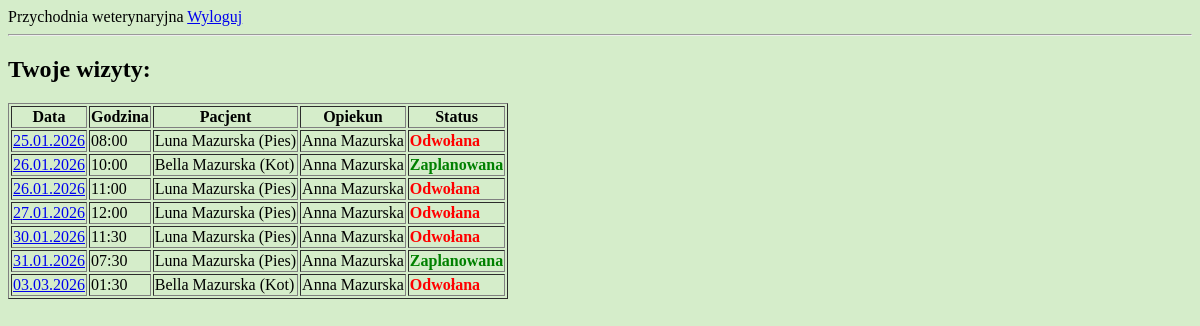
The page /przychodnia/wizyty/lista/ (signed in) on the database as committed earlier.
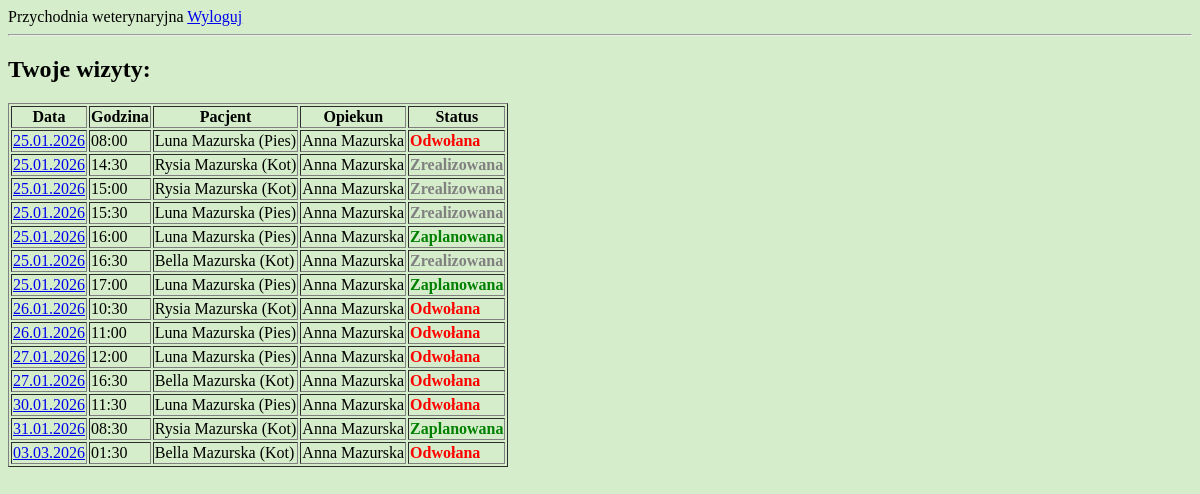
The same page on the database as committed later.
### przychodnia/models.py (models this page shows, shortened)
class Wizyta(models.Model):
    zwierze = models.ForeignKey(Zwierze, on_delete = models.CASCADE)
    weterynarz = models.ForeignKey(Weterynarz, on_delete = models.PROTECT)
    data_wizyty = models.DateField()  # warunek: weterynarz jest dostepny (grafik dostepnosci + inne wizyty)
    godzina_wizyty = models.TimeField()
    status = models.IntegerField(choices = STATUS_WIZYTA.choices, default = STATUS_WIZYTA.Zaplanowana)
    notatka = models.TextField(blank = True)
    class Meta:
        verbose_name_plural = "Wizyty"
        ordering = ['data_wizyty', 'godzina_wizyty', 'status']

class Zwierze(models.Model):
    imie = models.CharField(max_length = 50)
    opiekun = models.ForeignKey(Opiekun, on_delete = models.PROTECT)
    gatunek = models.IntegerField(choices = GATUNEK.choices)
    plec = models.IntegerField(choices = PLEC_ZWIERZE.choices)
    data_urodzenia = models.DateField(blank = True, null = True)
    data_dodania = models.DateTimeField(auto_now_add = True, editable = False)
    class Meta:
        verbose_name_plural = "Zwierzeta"
        ordering = ['opiekun__nazwisko', 'gatunek', 'imie']

class Opiekun(models.Model):
    user = models.OneToOneField(User, on_delete=models.CASCADE)  # polaczenie profilu opiekuna z kontem uzytkownika User
    imie = models.CharField(max_length = 50)
    nazwisko = models.CharField(max_length = 100)
    plec = models.IntegerField(choices = PLEC_OSOBA.choices)
    data_dodania = models.DateTimeField(auto_now_add = True, editable = False)
    class Meta:
        verbose_name_plural = "Opiekunowie"
        ordering = ['nazwisko', 'imie']

### przychodnia/views.py (the view)
# urls.py: path('wizyty/lista/', views.lista_wizyt, name='lista-wizyt'),
@login_required
def lista_wizyt(request):
    user = request.user
    if hasattr(user, "opiekun"):
        wizyty = Wizyta.objects.filter(
            zwierze__opiekun=user.opiekun,
            data_wizyty__gte=date.today()  # wyswietlamy tylko wizyty dzisiejsze i przyszłe
        )
    elif hasattr(user, "weterynarz"):
        wizyty = Wizyta.objects.filter(
            weterynarz=user.weterynarz,
            data_wizyty__gte=date.today()
        )
    else:
        return HttpResponseForbidden()
    return render(request, 'przychodnia/wizyty/lista_wizyt.html', {'wizyty': wizyty})

### przychodnia/templates/przychodnia/wizyty/lista_wizyt.html (shortened to what this page needs)
{% extends "przychodnia/base.html" %}
{% block content %}
<h2>Twoje wizyty:</h2>
{% if wizyty %}
<table border="1">
    <tr>
        <th>Data</th>
        <th>Godzina</th>
        <th>Pacjent</th>
        {% if user.weterynarz %}<th>Opiekun</th>{% endif %}
        <th>Status</th>
    </tr>
    {% for wizyta in wizyty %}
    <tr>
        <td>
            <a href="{% url 'wizyta-detail' pk=wizyta.pk %}">
                {{ wizyta.data_wizyty|date:"d.m.Y" }}
            </a>
        </td>
        <td>{{ wizyta.godzina_wizyty|time:"H:i" }}</td>
        <td>{{ wizyta.zwierze.imie }} {{ wizyta.zwierze.opiekun.nazwisko }} ({{ wizyta.zwierze.get_gatunek_display }})</td>
        {% if user.weterynarz %}<td>{{ wizyta.zwierze.opiekun.imie }} {{ wizyta.zwierze.opiekun.nazwisko }}</td>{% endif %}
        <td>
            <span class="
                {% if wizyta.status == 1 %}status-1
                {% elif wizyta.status == 2 %}status-2
                {% elif wizyta.status == 3 %}status-3
                {% endif %}
            ">
            {{ wizyta.get_status_display }}
            </span>
        </td>
    </tr>
    {% endfor %}
</table>
{% else %}
    <p>Brak przypisanych wizyt.</p>
{% endif %}
{% endblock %}

### przychodnia/templates/przychodnia/base.html (shortened to what this page needs)
{% load static %}
<!DOCTYPE html>
<html>
    <head>
        <link href="{% static "css/przychodnia.css" %}" rel="stylesheet">
    </head>
    <body>
        <div id="header" >
            Przychodnia weterynaryjna
            {% if user.is_authenticated %}
                <a href="{% url 'user-logout' %}">Wyloguj</a>
            {% else %}
                <a href="{% url 'user-login' %}">Zaloguj</a>
            {% endif %}
        </div>
        <hr/>
        <div id="content">
            {% block content %}
            {% endblock %}
        </div>
    </body>
</html>

### przychodnia/static/css/przychodnia.css (style rules this page uses)
body { background-color: rgb(213, 237, 202); }

### przychodnia/templates/przychodnia/base.html (style rules this page uses)
.status-1 { color: green; font-weight: bold; }
.status-2 { color: gray; font-weight: bold; }
.status-3 { color: red; font-weight: bold; }

Rows that differ between the two databases and show on the page:
added Wizyta: data_wizyty "25.01.2026", godzina_wizyty "14:30", zwierze.imie "Rysia", zwierze.opiekun.nazwisko "Mazurska", zwierze.gatunek "Kot", zwierze.opiekun.imie "Anna", status "Zrealizowana"
added Wizyta: data_wizyty "25.01.2026", godzina_wizyty "15:00", zwierze.imie "Rysia", zwierze.opiekun.nazwisko "Mazurska", zwierze.gatunek "Kot", zwierze.opiekun.imie "Anna", status "Zrealizowana"
added Wizyta: data_wizyty "25.01.2026", godzina_wizyty "15:30", zwierze.imie "Luna", zwierze.opiekun.nazwisko "Mazurska", zwierze.gatunek "Pies", zwierze.opiekun.imie "Anna", status "Zrealizowana"
added Wizyta: data_wizyty "25.01.2026", godzina_wizyty "16:00", zwierze.imie "Luna", zwierze.opiekun.nazwisko "Mazurska", zwierze.gatunek "Pies", zwierze.opiekun.imie "Anna", status "Zaplanowana"
changed Wizyta (number 6 of 14 on the later page): data_wizyty "26.01.2026" → "25.01.2026"; godzina_wizyty "10:00" → "16:30"; status "Zaplanowana" → "Zrealizowana"
changed Wizyta (number 7 of 14 on the later page): data_wizyty "31.01.2026" → "25.01.2026"; godzina_wizyty "07:30" → "17:00"; moves up the list
added Wizyta: data_wizyty "26.01.2026", godzina_wizyty "10:30", zwierze.imie "Rysia", zwierze.opiekun.nazwisko "Mazurska", zwierze.gatunek "Kot", zwierze.opiekun.imie "Anna", status "Odwołana"
added Wizyta: data_wizyty "27.01.2026", godzina_wizyty "16:30", zwierze.imie "Bella", zwierze.opiekun.nazwisko "Mazurska", zwierze.gatunek "Kot", zwierze.opiekun.imie "Anna", status "Odwołana"
added Wizyta: data_wizyty "31.01.2026", godzina_wizyty "08:30", zwierze.imie "Rysia", zwierze.opiekun.nazwisko "Mazurska", zwierze.gatunek "Kot", zwierze.opiekun.imie "Anna", status "Zaplanowana"
